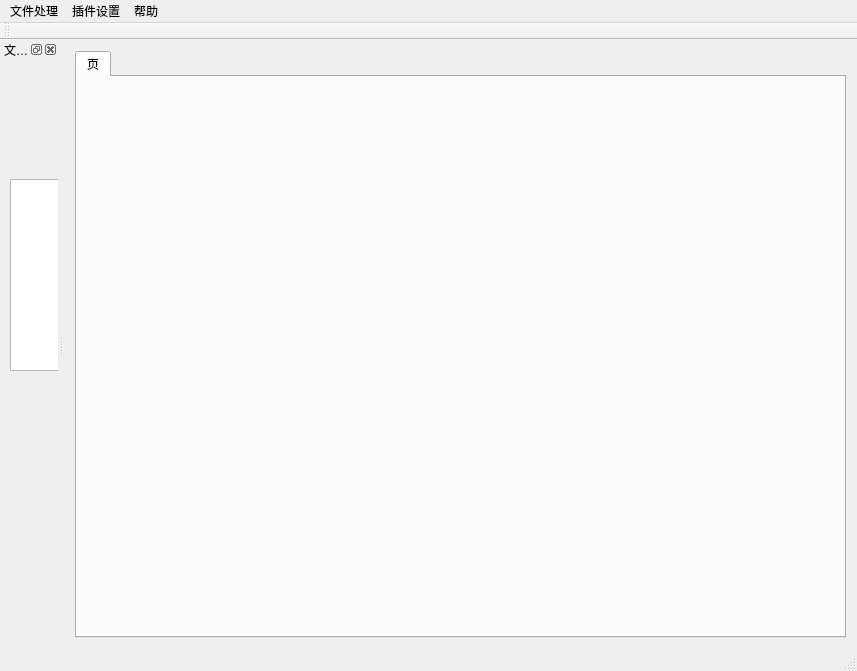
<?xml version="1.0" encoding="UTF-8"?>
<ui version="4.0">
 <class>MainWindow</class>
 <widget class="QMainWindow" name="MainWindow">
  <property name="geometry">
   <rect>
    <x>0</x>
    <y>0</y>
    <width>857</width>
    <height>671</height>
   </rect>
  </property>
  <property name="windowTitle">
   <string>文件查看器</string>
  </property>
  <widget class="QWidget" name="centralWidget">
   <layout class="QHBoxLayout" name="horizontalLayout">
    <item>
     <widget class="QTabWidget" name="tabWidget">
      <property name="currentIndex">
       <number>0</number>
      </property>
      <widget class="QWidget" name="tab">
       <attribute name="title">
        <string>页</string>
       </attribute>
      </widget>
     </widget>
    </item>
   </layout>
  </widget>
  <widget class="QMenuBar" name="menuBar">
   <property name="geometry">
    <rect>
     <x>0</x>
     <y>0</y>
     <width>857</width>
     <height>23</height>
    </rect>
   </property>
   <widget class="QMenu" name="menu">
    <property name="title">
     <string>文件处理</string>
    </property>
    <addaction name="actionLoadFile"/>
    <addaction name="actionUnloadFile"/>
    <addaction name="actionMergeFile"/>
    <addaction name="actionSplitFile"/>
   </widget>
   <widget class="QMenu" name="menu_2">
    <property name="title">
     <string>插件设置</string>
    </property>
    <addaction name="actionPluginMap"/>
   </widget>
   <widget class="QMenu" name="menu_3">
    <property name="title">
     <string>帮助</string>
    </property>
    <addaction name="actionAbout"/>
   </widget>
   <addaction name="menu"/>
   <addaction name="menu_2"/>
   <addaction name="menu_3"/>
  </widget>
  <widget class="QToolBar" name="mainToolBar">
   <attribute name="toolBarArea">
    <enum>TopToolBarArea</enum>
   </attribute>
   <attribute name="toolBarBreak">
    <bool>false</bool>
   </attribute>
  </widget>
  <widget class="QStatusBar" name="statusBar"/>
  <widget class="QDockWidget" name="dwFilePath">
   <property name="windowTitle">
    <string>文件列表</string>
   </property>
   <attribute name="dockWidgetArea">
    <number>1</number>
   </attribute>
   <widget class="QWidget" name="dockWidgetContents">
    <widget class="QTreeView" name="treeView">
     <property name="geometry">
      <rect>
       <x>10</x>
       <y>120</y>
       <width>61</width>
       <height>192</height>
      </rect>
     </property>
     <property name="editTriggers">
      <set>QAbstractItemView::NoEditTriggers</set>
     </property>
     <attribute name="headerVisible">
      <bool>false</bool>
     </attribute>
    </widget>
   </widget>
  </widget>
  <action name="actionLoadFile">
   <property name="text">
    <string>加载文件</string>
   </property>
  </action>
  <action name="actionMergeFile">
   <property name="text">
    <string>合并文件</string>
   </property>
  </action>
  <action name="actionSplitFile">
   <property name="text">
    <string>分割文件</string>
   </property>
  </action>
  <action name="actionAbout">
   <property name="text">
    <string>关于文件封装器</string>
   </property>
  </action>
  <action name="actionPluginMap">
   <property name="text">
    <string>映射插件</string>
   </property>
  </action>
  <action name="actionUnloadFile">
   <property name="text">
    <string>卸载文件</string>
   </property>
  </action>
 </widget>
 <layoutdefault spacing="6" margin="11"/>
 <resources/>
 <connections/>
</ui>
